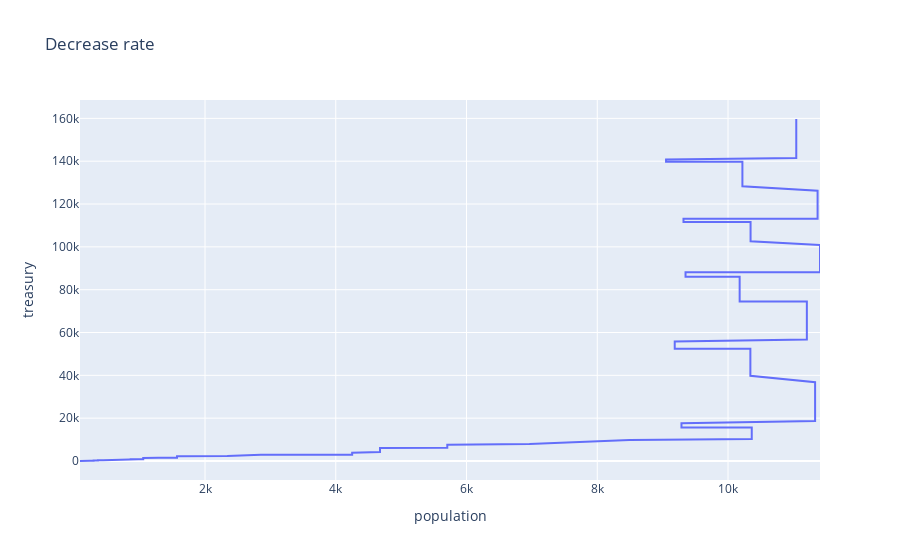

Here is the notebook cell this chart was saved with:
### Code cell
filtered_df = df.query('decrease_rate == 0.12 & run == 1')

filtered_df.plot(
    kind='line',
    x='population', # Variable on the horizontal axis
    y='treasury', # Variables on the vertical axis
    title="Decrease rate")

### Figure 1 — Plotly figure (JSON) as saved in the notebook; plotly's stock layout.template omitted (floating-point values rounded to 4 significant figures; data arrays with more than 128 entries replaced by an {"elided": "..."} marker saying what was removed)
{"data": [{"hovertemplate": "population=%{x}<br>treasury=%{y}<extra></extra>", "legendgroup": "", "line": {"color": "#636efa", "dash": "solid"}, "mode": "lines", "name": "", "orientation": "v", "showlegend": false, "type": "scatter", "x": {"elided": "366 int values"}, "xaxis": "x", "y": {"elided": "366 float values"}, "yaxis": "y"}], "layout": {"legend": {"tracegroupgap": 0}, "title": {"text": "Decrease rate"}, "xaxis": {"anchor": "y", "domain": [0, 1], "title": {"text": "population"}}, "yaxis": {"anchor": "x", "domain": [0, 1], "title": {"text": "treasury"}}}}
